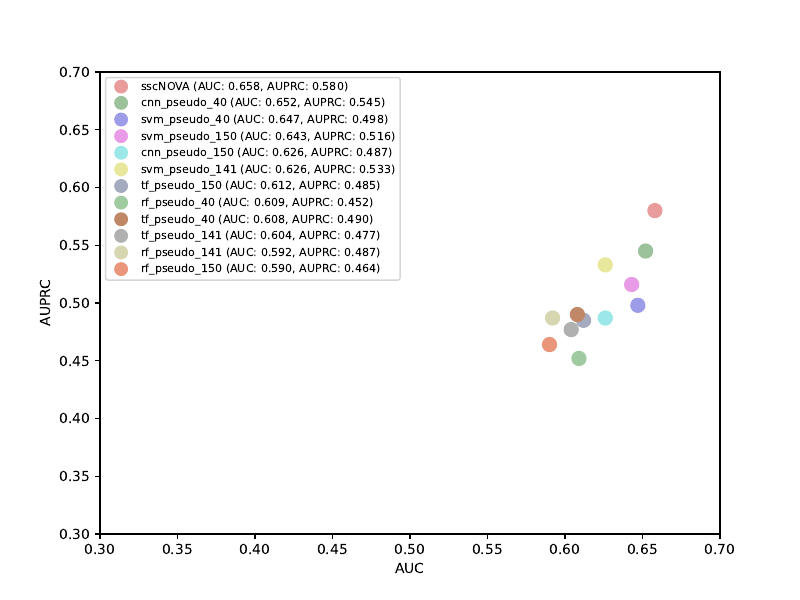

Recreate this plot in Python.
import matplotlib.pyplot as plt

auc_scores = [0.658, 0.652,	0.647, 0.643, 0.626, 0.626, 0.612, 0.609, 0.608, 0.604, 0.592, 0.590]
auprc_scores = [0.580, 0.545, 0.498, 0.516,	0.487, 0.533, 0.485, 0.452,	0.49, 0.477, 0.487, 0.464]
model_labels = ["sscNOVA", "cnn_pseudo_40", "svm_pseudo_40", "svm_pseudo_150", "cnn_pseudo_150", "svm_pseudo_141", "tf_pseudo_150", "rf_pseudo_40", "tf_pseudo_40", "tf_pseudo_141","rf_pseudo_141", "rf_pseudo_150"]
colors = ['#E89C9C', '#9CC29C', '#9C9CE8', '#E89CE8', '#9CE8E8', '#E8E89C', '#A5ABBE', '#A0CBA0', '#C18867', '#B0B0B0', '#D6D6B0', '#E9967A']

fig, ax= plt.subplots(figsize=(8, 6))

scatter = plt.scatter(auc_scores, auprc_scores, c=colors, s=100)

handles = []
for color, label, auc, auprc in zip(colors, model_labels, auc_scores, auprc_scores):
    handle = plt.Line2D([0], [0], marker='o', color='w', markerfacecolor=color, markersize=10, markeredgewidth=0, label=f"{label} (AUC: {auc:.3f}, AUPRC: {auprc:.3f})")
    handles.append(handle)

legend = ax.legend(handles=handles, loc='upper left', fontsize=8)

ax.set_xlim(0.3, 0.7)
ax.set_ylim(0.3, 0.7)

ax.set_xlabel("AUC")
ax.set_ylabel("AUPRC")

plt.savefig('compare_newTest_scatter_model.pdf', format='pdf')
